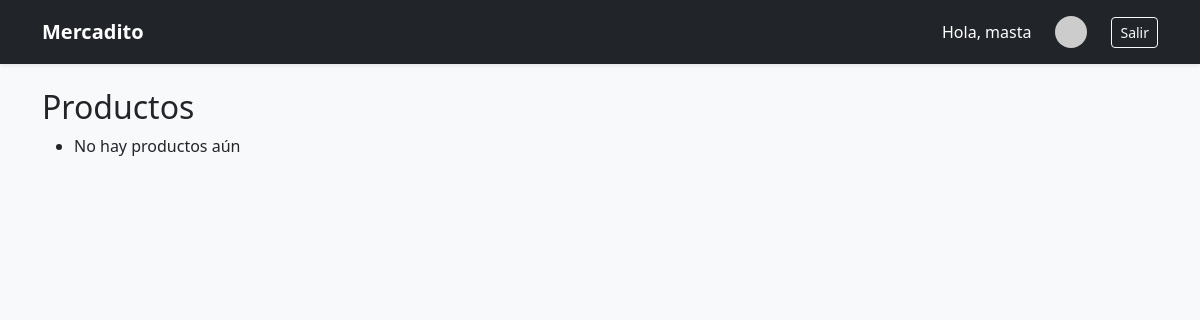
Page /products/ (signed in) on the earlier database version.
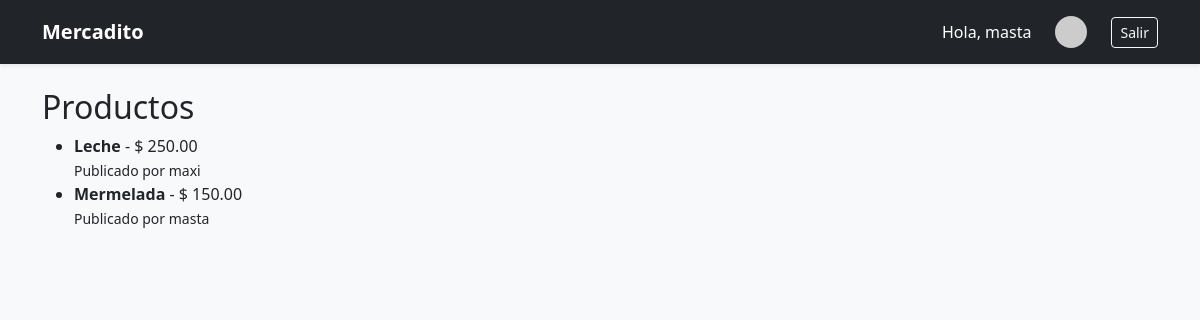
Same page on the later database version.
### market/models.py (models this page shows, shortened)
class Product(models.Model):
    seller = models.ForeignKey(settings.AUTH_USER_MODEL, on_delete=models.CASCADE, related_name="products")
    title = models.CharField(max_length=200)
    description = models.TextField(blank=True)
    price = models.DecimalField(max_digits=12, decimal_places=2)
    created_at = models.DateTimeField(auto_now_add=True)
    active = models.BooleanField(default=True)

### market/views.py (the view)
# urls.py: path('', product_list, name="product_list"), # martet url
def product_list(request):
    products = Product.objects.filter(active=True).order_by("-created_at")
    return render(request, "market/product_list.html", {"products": products})

### market/templates/market/product_list.html
{% extends "base.html" %}
{% block content %}
<h2>Productos</h2>
<ul>
    {% for p in products %}
        <li>
            <strong>{{ p.title }}</strong> - $ {{ p.price }}<br>
            <small>Publicado por {{ p.seller.get_full_name|default:p.seller.username }}</small>
        </li>
    {% empty %}
        <li>No hay productos aún</li>
    {% endfor %}
</ul>
{% endblock %}

### core/templates/base.html (shortened to what this page needs)
{% load static %}
<!doctype html>
<html lang="es">
<head>
  <link href="https://cdn.jsdelivr.net/npm/bootstrap@5.3.8/dist/css/bootstrap.min.css" rel="stylesheet">
  <link rel="stylesheet" href="https://cdnjs.cloudflare.com/ajax/libs/font-awesome/6.5.0/css/all.min.css">
  <link rel="stylesheet" href="{% static 'css/styles.css' %}">
</head>
<body class="bg-light">
  <nav class="navbar navbar-expand-lg navbar-dark bg-dark shadow-sm">
    <div class="container">
      <a class="navbar-brand fw-bold" href="{% url 'home' %}">Mercadito</a>
      <div class="collapse navbar-collapse justify-content-end" id="navbarNav">
        <ul class="navbar-nav align-items-center">
          {% if user.is_authenticated %}
            <li class="nav-item me-3 text-white">
              Hola, {{ user.first_name|default:user.username }}
            </li>
            <li class="nav-item me-3">
              <a href="{% url 'profile' %}" class="nav-link">
                {% if user.profile.avatar %}
                  <img src="{{ user.profile.avatar.url }}"
                       alt="Avatar"
                       class="rounded-circle"
                       width="32" height="32"
                       style="object-fit: cover;">
                {% else %}
                  <img src="https://ui-avatars.com/api/?name={{ user.username }}&background=random"
                       alt="Avatar"
                       class="rounded-circle"
                       width="32" height="32">
                {% endif %}
              </a>
            </li>
            <li class="nav-item">
              <form method="post" action="{% url 'account_logout' %}" class="d-inline">
                <button type="submit" class="btn btn-outline-light btn-sm">Salir</button>
              </form>
            </li>
          {% else %}
            <li class="nav-item">
              <a href="{% url 'account_login' %}" class="btn btn-outline-light btn-sm">Entrar</a>
            </li>
          {% endif %}
        </ul>
      </div>
    </div>
  </nav>
  <main class="container my-4">
    {% block content %}{% endblock %}
  </main>
</body>
</html>

Differences in the rows shown:
added Product: title "Leche", price "250.00", seller.get_full_name "maxi"
added Product: title "Mermelada", price "150.00", seller.get_full_name "masta"
Other differences:
text no longer shown: "No hay productos aún"
